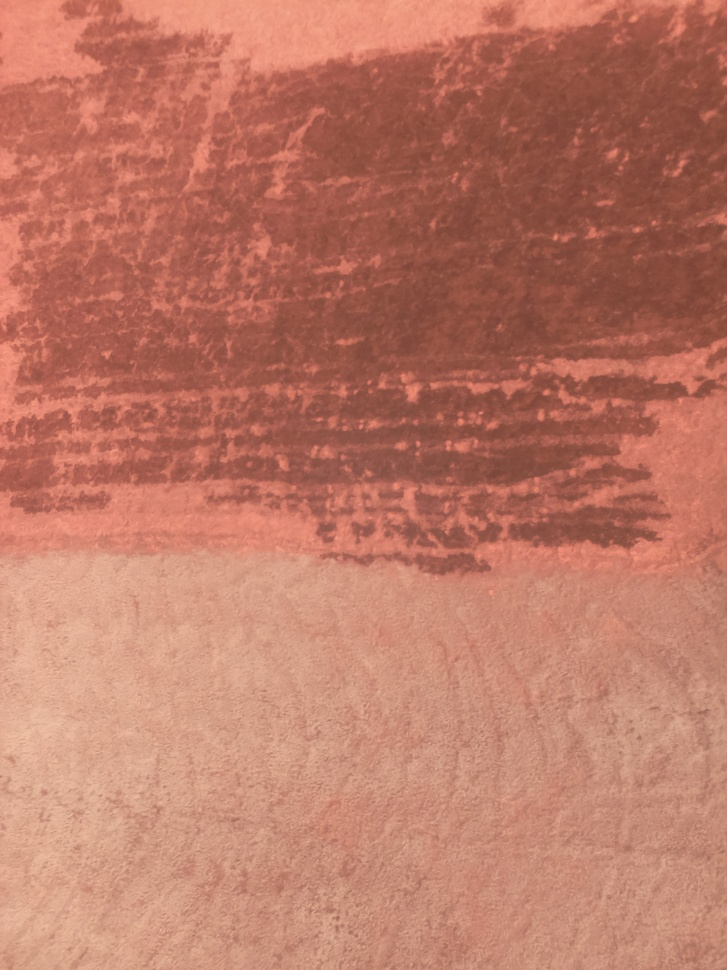
#> input picture probes/yaguara3.jpg, 727 x 970 px, shrunk from 1944 x 2592 before the run
$ python NDVIFinal.py   (Python 2 division)   (older library calls are emulated)
#> lines starting #> are read from the running program, lines starting #| are printed output that depends on the picture
import time
import numpy as np
from matplotlib import pyplot as plt
import cv2


base='probes/'
nombre='yaguara3'
extension='.jpg'
original = cv2.imread(base+nombre+extension)
#> original is the input picture: shape (970, 727, 3); mean B, G, R 102.6, 121.3, 188.9

   # read next frame
b, g, r = cv2.split(original)
#cv2.imshow('Original',imgOriginal)
#print img.shape

   # read next frame
cv2.imwrite('original.jpg',original)

#First, make containers
oldHeight,oldWidth = original[:,:,0].shape;
#> oldHeight = 970; oldWidth = 727
ndviImage = np.zeros((oldHeight,oldWidth,3),np.uint8) #make a blank RGB image
ndvi = np.zeros((oldHeight,oldWidth),np.int) #make a blank b/w image for storing NDVI value

#Now get the specific channels. Remember: (B , G , R)
red = r-g
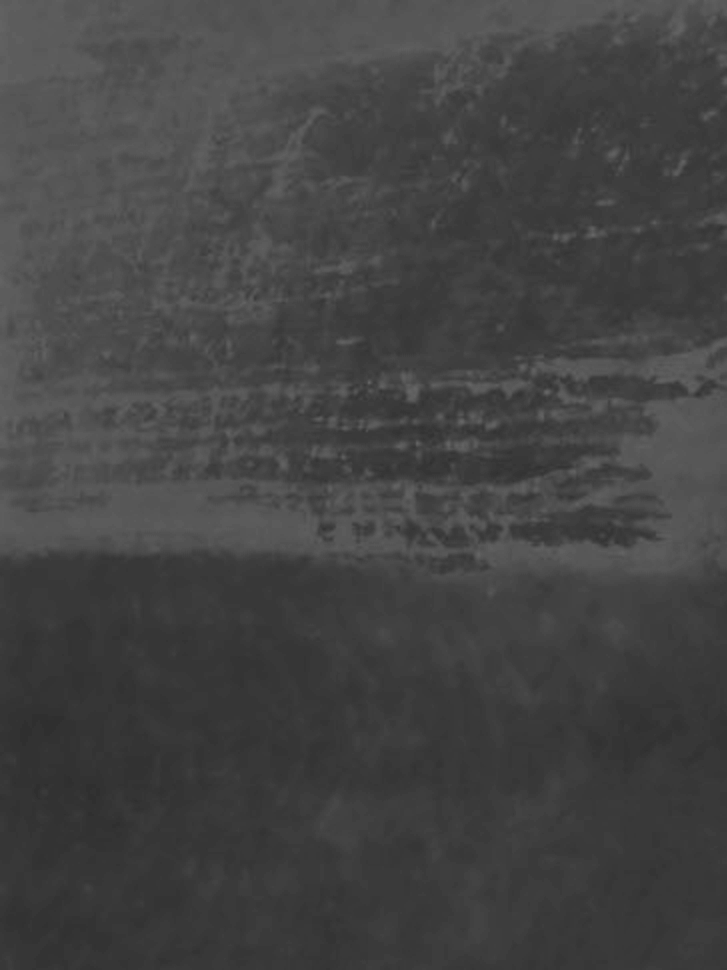
#> red: shape (970, 727); min 46, max 101, mean 67.6
blue = b
print red
#> (printed output is left out)
print "red channel"
#Perform NDVI calculation


bottom = (red.astype(np.float32) + blue)
bottom[bottom == 0] = 0.01  # Make sure we don't dMiivide by zero!

ndvi = (blue - red) / bottom
division=ndvi
print division
#> (printed output is left out)

division=division+1
division=division*127


ndvi = division.astype('uint8')
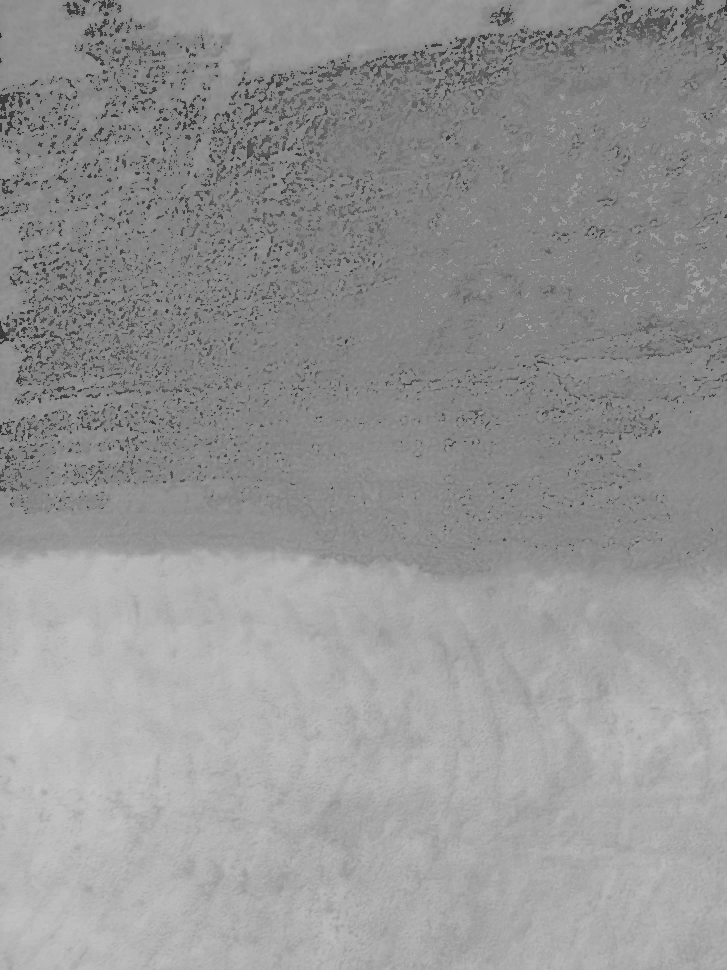
#> ndvi: shape (970, 727); min 32, max 199, mean 148.9
print ndvi
#> (printed output is left out)
print "ndviLab"
redSat = (ndvi-128)*2  #red channel
bluSat = ((255-ndvi)-128)*2 #blue channel
redSat[ndvi<128] = 0; #if the NDVI is negative, no red info
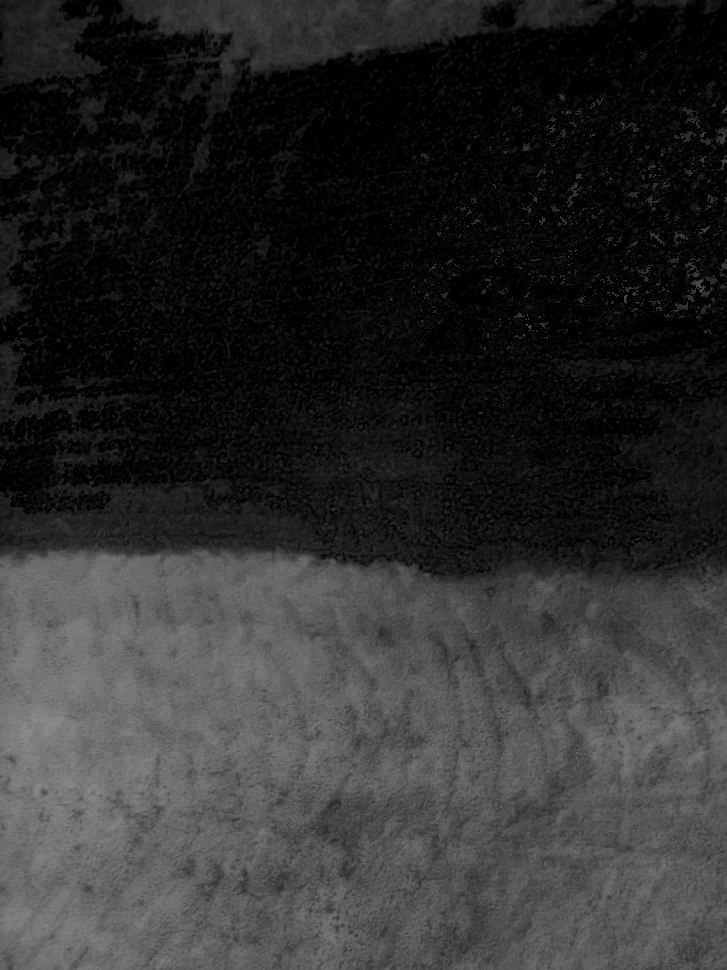
#> redSat: shape (970, 727); min 0, max 142, mean 46.1
bluSat[ndvi>=128] = 0; #if the NDVI is positive, no blue info
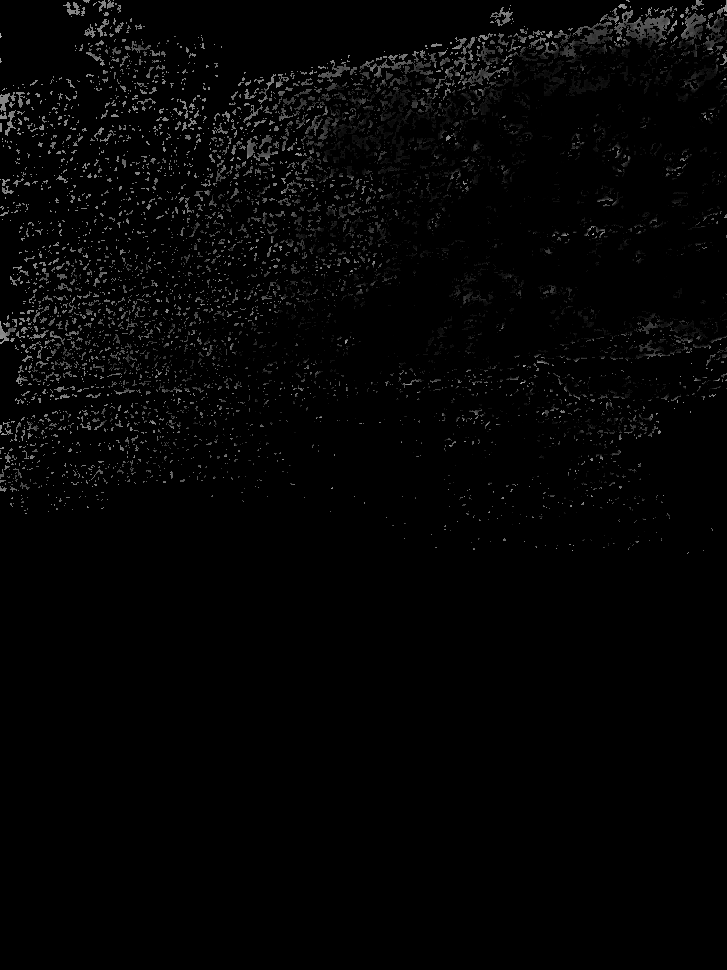
#> bluSat: shape (970, 727); min 0, max 190, mean 4.1


#And finally output the image. Remember: (B , G , R)
#Red Channel
ndviImage[:,:,2] = redSat

#Blue Channel
ndviImage[:,:,0] = bluSat
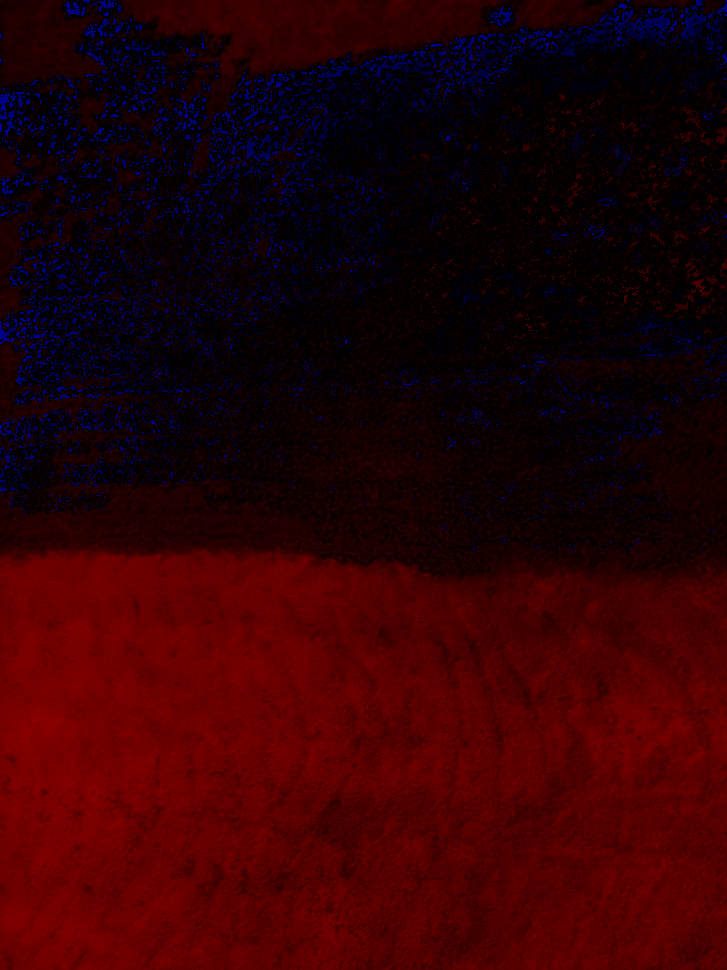
#> ndviImage: shape (970, 727, 3); mean of channels 0, 1, 2 4.1, 0, 46.1; drawn as B, G, R

#Green Channel
ndviImage[:,:,1] = 255-(bluSat+redSat)
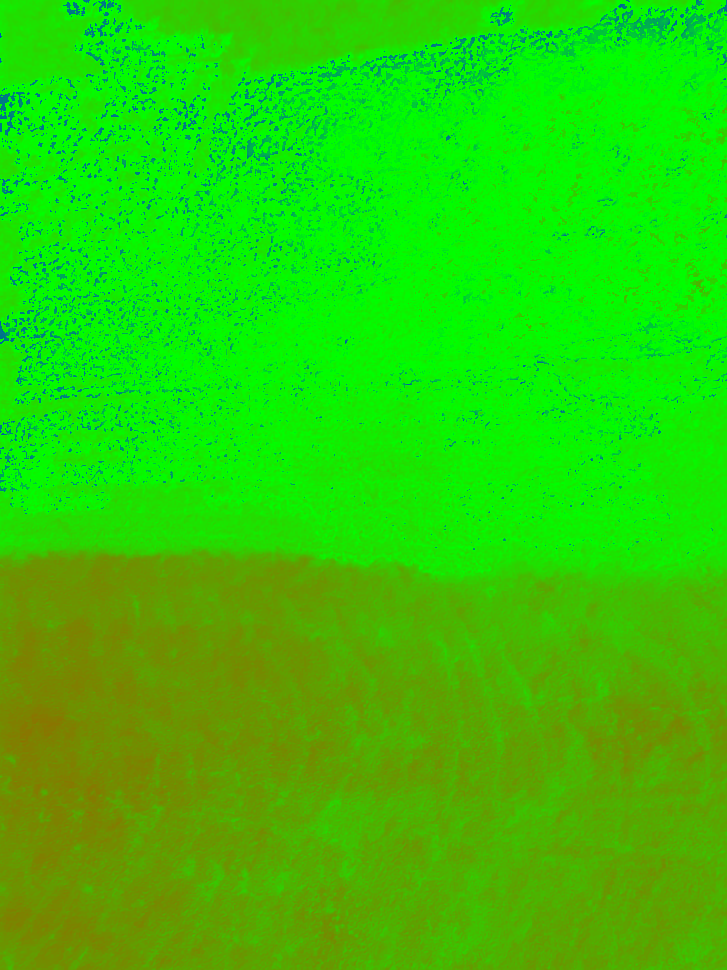
#> ndviImage: shape (970, 727, 3); mean of channels 0, 1, 2 4.1, 204.8, 46.1; drawn as B, G, R

cv2.imwrite('ndviPublicLab.jpg',ndviImage)
#plt.show()
c = cv2.waitKey(7) % 0x100
#> (key Esc is pressed here)
cv2.waitKey(0)
cv2.destroyAllWindows()
